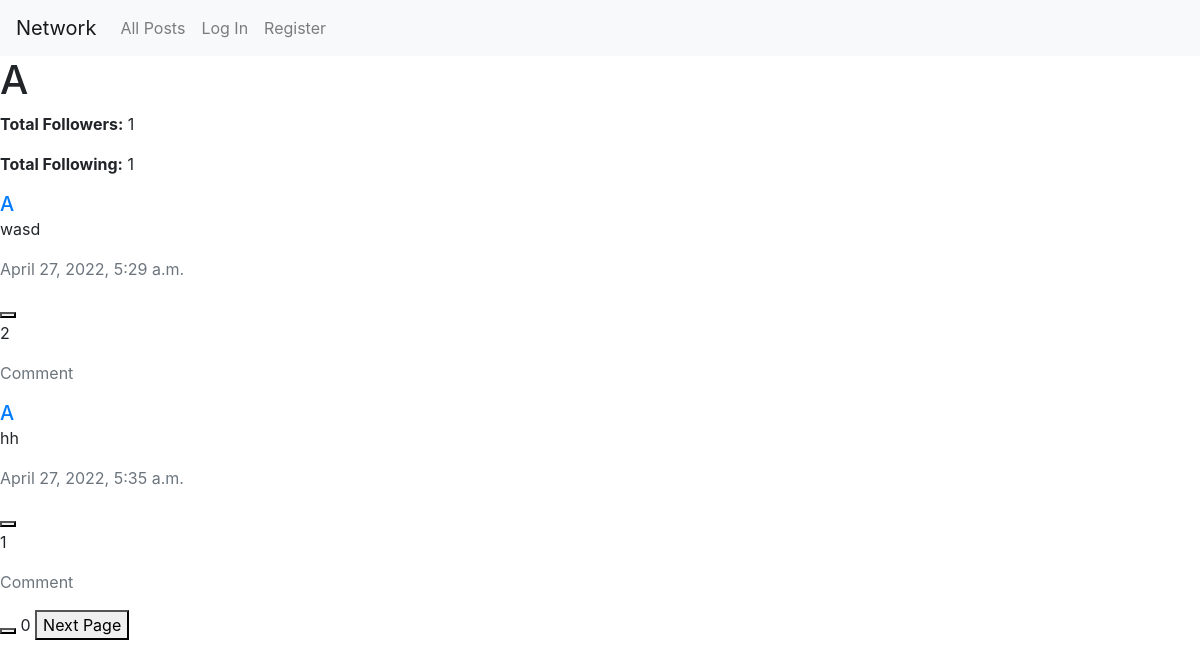
The app's page /profile/5, older data.
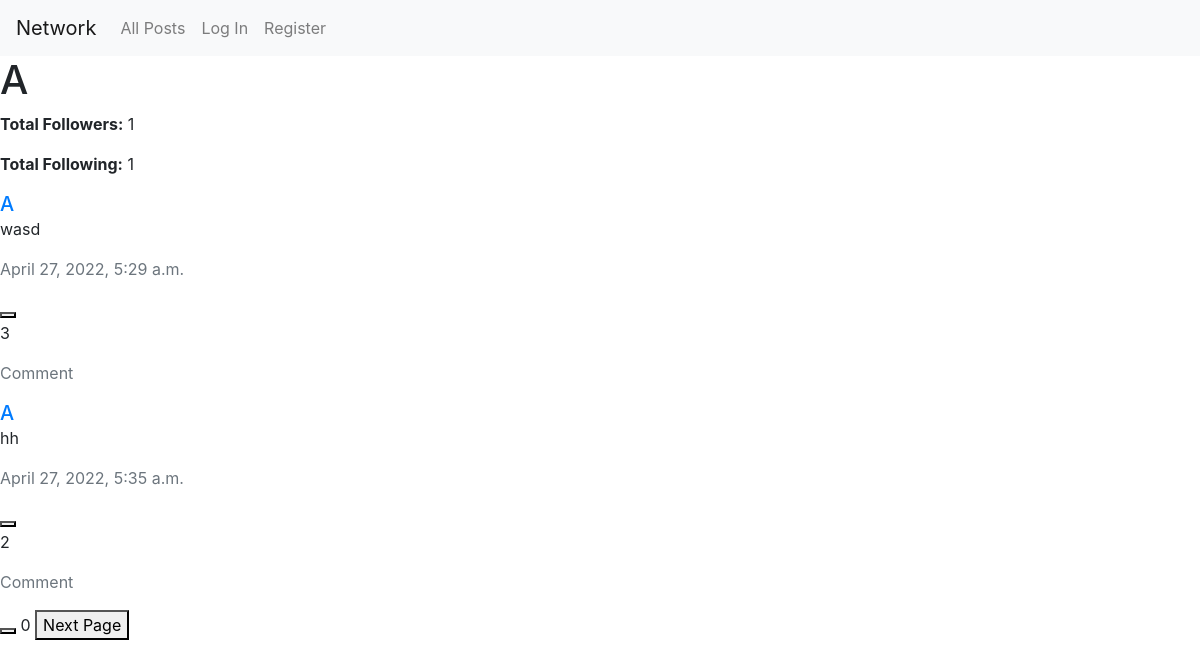
The same page, newer data.
### network/models.py (models this page shows, shortened)
class User(AbstractUser):
    following = models.ManyToManyField(
        "self", null=True, blank=True, symmetrical=False, related_name="follower")
    liked_post = models.ManyToManyField(
        "Post", null=True, blank=True, related_name="liked_user")
    liked_comment = models.ManyToManyField(
        "Comment", null=True, blank=True, related_name="liked_user")
    @property
    def total_followers(self):
        return User.objects.filter(following=self).count()
    @property
    def total_following(self):
        return self.following.count()

class BaseModel(models.Model):
    content = models.TextField()
    likes = models.PositiveIntegerField(default=0)
    date_created = models.DateTimeField(auto_now_add=True)
    class Meta:
        abstract = True

class Post(BaseModel):
    author = models.ForeignKey(
        settings.AUTH_USER_MODEL, null=True, on_delete=models.SET_NULL, related_name="post")

### network/views.py (the view)
# urls.py: path("profile/<int:user_id>", views.profile_view, name="profile"),
def profile_view(request, user_id):
    try:
        user_data = User.objects.get(pk=user_id)
    except:
        return HttpResponseRedirect(reverse("error"))
    if not request.user.is_authenticated:
        is_following = False
    else:
        is_following = request.user.following.filter(id=user_data.id).exists()
    return render(request, "network/profile.html", {
        "user_data": user_data,
        "is_following": is_following,
        "posts": Post.objects.filter(author=user_data)
    })

### network/templates/network/profile.html (shortened to what this page needs)
{% extends "network/layout.html" %}
{% load static %}
{% block body %}
    <div>
        <h1 id="profile-name">{{ user_data.username }}</h1>
        <p>
            <b>Total Followers:</b>
            <span id="total-followers">{{ user_data.total_followers }}</span>
        </p>
        <p>
            <b>Total Following:</b>
            <span id="total-following">{{ user_data.total_following }}</span>
        </p>
    </div>
    {% include "network/content.html" %}
{% endblock %}

### network/templates/network/layout.html (shortened to what this page needs)
{% load static %}
<!DOCTYPE html>
<html lang="en">
    <head>
        <link rel="stylesheet" href="https://stackpath.bootstrapcdn.com/bootstrap/4.4.1/css/bootstrap.min.css">
        <link href="{% static 'network/styles.css' %}" rel="stylesheet">
    </head>
    <body>
        <nav class="navbar navbar-expand-lg navbar-light bg-light">
            <a class="navbar-brand" href="#">Network</a>
            <div>
              <ul class="navbar-nav mr-auto">
                <li class="nav-item">
                  <a class="nav-link" href="{% url 'index' %}">All Posts</a>
                </li>
                {% if user.is_authenticated %}
                    <li class="nav-item">
                        <a class="nav-link" href="{% url 'following' %}">Following</a>
                    </li>
                    <li class="nav-item">
                        <a class="nav-link" href="{% url 'logout' %}">Log Out</a>
                    </li>
                {% else %}
                    <li class="nav-item">
                        <a class="nav-link" href="{% url 'login' %}">Log In</a>
                    </li>
                    <li class="nav-item">
                        <a class="nav-link" href="{% url 'register' %}">Register</a>
                    </li>
                {% endif %}
              </ul>
            </div>
          </nav>
        <div class="body">
            {% block body %}
            {% endblock %}
        </div>
    </body>
</html>

### network/templates/network/content.html (shortened to what this page needs)
{% for post in posts %}
    <div>
        <a href="{% url 'profile' post.author.id %}" class="h5">{{ post.author.username }}</a>
        <div class="content-container" data-id="{{ post.id }}">
            <p class="content">{{ post.content }}</p>
        </div>
        <p class="date-created text-muted">{{ post.date_created }}</p>
        <button class="like-post-btn" data-id="{{ post.id }}"></button>
        <p class="like-count">{{ post.likes }}</p>
        <p class="comment text-muted" data-id="{{ post.id }}">Comment</p>
    </div>
{% empty %}
    <h1>No post yet.</h1>
{% endfor %}
    <div id="paginator">
        <button id="previous-page"></button>
        <span id="page-number">0</span>
        <button id="next-page">Next Page</button>
    </div>

Row changes from the older to the newer data that the page shows:
changed Post "wasd": likes "2" → "3"
changed Post "hh": likes "1" → "2"
